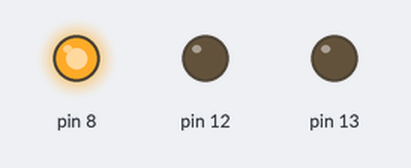
Recording of a sketch running on a simulated Arduino Uno, built with avr-gcc and run on an emulated ATmega328P. On the bench: output pins drawn as LEDs (lit = HIGH).

Above: at 2.5 s.
At 7.5 s:
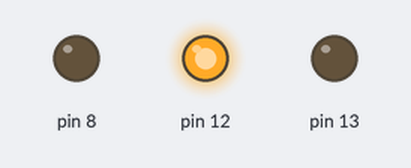
At 12.5 s:
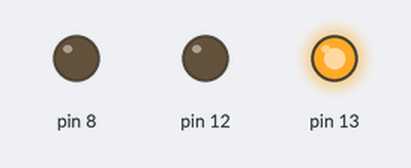
Timing chart, 0 to 19.5 s (numbered marks = the images above):
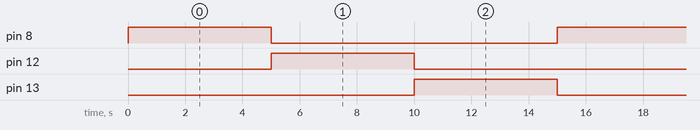

The sketch:

traffic_light.ino
```cpp
void setup() {
  pinMode(13,OUTPUT);
  pinMode(12,OUTPUT);
  pinMode(8,OUTPUT);
}

void loop() {
  digitalWrite(8,HIGH);
  digitalWrite(12,LOW);
  digitalWrite(13,LOW);
  delay(5000);
  digitalWrite(8,LOW);
  digitalWrite(12,HIGH);
  digitalWrite(13,LOW);
  delay(5000);
  digitalWrite(8,LOW);
  digitalWrite(12,LOW);
  digitalWrite(13,HIGH);
  delay(5000);
}
```

Measured:
- by itself, pin 8, pin 12, pin 13: alternates HIGH for 5.0 s and LOW for 10.0 s
- by itself, everything shown: repeats every 15.0 s, in 3 steps
